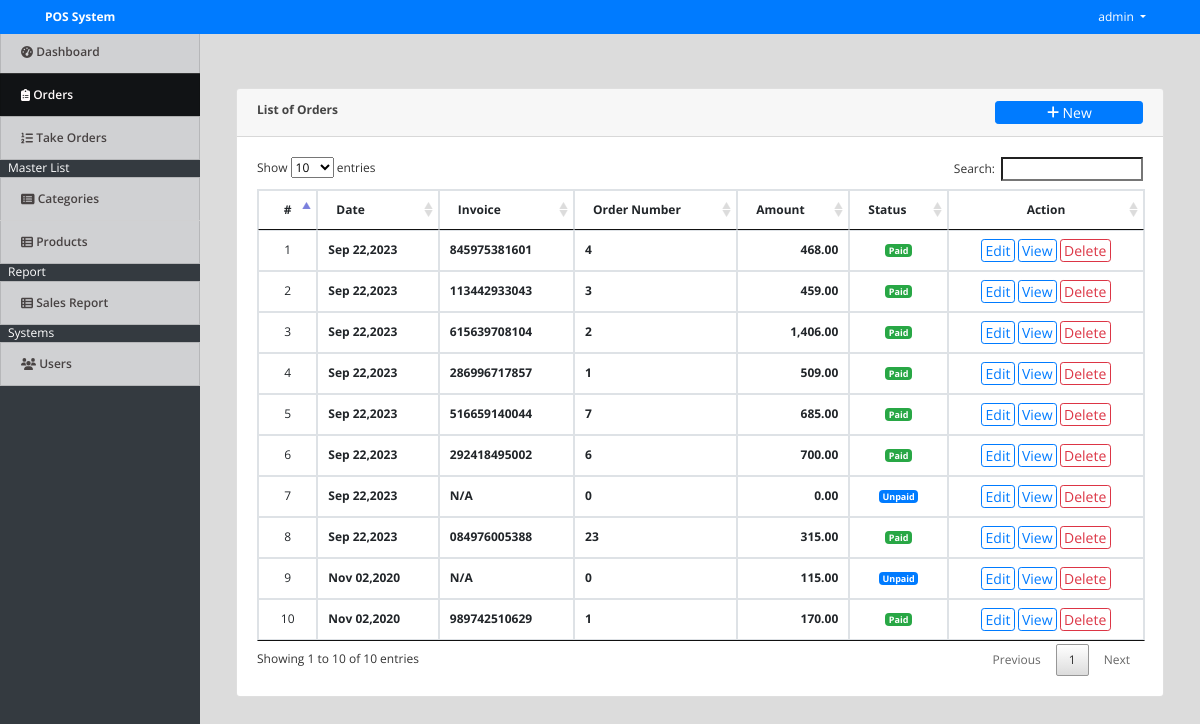
The page /index.php?page=orders (signed in) on the database its author committed.
### tables this page shows
CREATE TABLE `orders` (
  `id` int(11) NOT NULL,
  `ref_no` varchar(50) NOT NULL,
  `total_amount` float NOT NULL,
  `amount_tendered` float NOT NULL,
  `order_number` int(30) NOT NULL,
  `date_created` datetime NOT NULL DEFAULT current_timestamp()
);

### orders.php (the view, shortened to what this page needs)
<?php include('db_connect.php');?>
<div class="container-fluid">
	<div class="col-lg-12">
		<div class="row">
			<div class="col-md-12">
				<div class="card">
					<div class="card-header">
						<b>List of Orders </b>
						<span class="float:right"><a class="btn btn-primary btn-block btn-sm col-sm-2 float-right" href="javascript:void(0)" id="new_order">
					<i class="fa fa-plus"></i> New
				</a></span>
					</div>
					<div class="card-body">
						<table class="table table-condensed table-bordered table-hover">
							<thead>
								<tr>
									<th class="text-center">#</th>
									<th class="">Date</th>
									<th class="">Invoice</th>
									<th class="">Order Number</th>
									<th class="">Amount</th>
									<th class="">Status</th>
									<th class="text-center">Action</th>
								</tr>
							</thead>
							<tbody>
								<?php
								$i = 1;
								$order = $conn->query("SELECT * FROM orders order by unix_timestamp(date_created) desc ");
								while($row=$order->fetch_assoc()):
								?>
								<tr>
									<td class="text-center"><?php echo $i++ ?></td>
									<td>
										<p> <b><?php echo date("M d,Y",strtotime($row['date_created'])) ?></b></p>
									</td>
									<td>
										<p> <b><?php echo $row['amount_tendered'] > 0 ? $row['ref_no'] : 'N/A' ?></b></p>
									</td>
									<td>
										<p> <b><?php echo $row['order_number'] ?></b></p>
									</td>
									<td>
										<p class="text-right"> <b><?php echo number_format($row['total_amount'],2) ?></b></p>
									</td>
									<td class="text-center">
										<?php if($row['amount_tendered'] > 0): ?>
											<span class="badge badge-success">Paid</span>
										<?php else: ?>
											<span class="badge badge-primary">Unpaid</span>
										<?php endif; ?>
									</td>
									<td class="text-center">
										<button class="btn btn-sm btn-outline-primary " type="button" onclick="location.href='billing/index.php?id=<?php echo $row['id'] ?>'" data-id="<?php echo $row['id'] ?>" >Edit</button>
										<button class="btn btn-sm btn-outline-primary view_order" type="button" data-id="<?php echo $row['id'] ?>">View</button>
										<button class="btn btn-sm btn-outline-danger delete_order" type="button" data-id="<?php echo $row['id'] ?>">Delete</button>
									</td>
								</tr>
								<?php endwhile; ?>
							</tbody>
						</table>
					</div>
				</div>
			</div>
		</div>
	</div>
</div>

### index.php (shortened to what this page needs)
<!DOCTYPE html>
<html lang="en">
<head>
<?php
 include('./header.php');
 ?>
</head>
<body>
	<?php include 'topbar.php' ?>
	<?php include 'navbar.php' ?>
  <main id="view-panel" >
      <?php $page = isset($_GET['page']) ? $_GET['page'] :'home'; ?>
  	<?php include $page.'.php' ?>
  </main>
</body>
</html>

### header.php (shortened to what this page needs)
  <link rel="stylesheet" href="assets/font-awesome/css/all.min.css">
<link href="assets/vendor/bootstrap/css/bootstrap.min.css" rel="stylesheet">
<link href="assets/vendor/icofont/icofont.min.css" rel="stylesheet">
<link href="assets/vendor/boxicons/css/boxicons.min.css" rel="stylesheet">
<link href="assets/vendor/venobox/venobox.css" rel="stylesheet">
<link href="assets/vendor/animate.css/animate.min.css" rel="stylesheet">
<link href="assets/vendor/remixicon/remixicon.css" rel="stylesheet">
<link href="assets/vendor/owl.carousel/assets/owl.carousel.min.css" rel="stylesheet">
<link href="assets/vendor/bootstrap-datepicker/css/bootstrap-datepicker.min.css" rel="stylesheet">
<link href="assets/DataTables/datatables.min.css" rel="stylesheet">
<link href="assets/css/jquery.datetimepicker.min.css" rel="stylesheet">
<link href="assets/css/select2.min.css" rel="stylesheet">
<link href="assets/css/style.css" rel="stylesheet">
<link type="text/css" rel="stylesheet" href="assets/css/jquery-te-1.4.0.css">

### topbar.php (shortened to what this page needs)
<nav class="navbar navbar-light fixed-top bg-primary" style="padding:0">
  <div class="container-fluid mt-2 mb-2">
  	<div class="col-lg-12">
      <div class="col-md-4 float-left text-white">
        <large><b>POS System</b></large>
      </div>
	  	<div class="float-right">
        <div class=" dropdown mr-4">
            <a href="#" class="text-white dropdown-toggle"  id="account_settings" data-toggle="dropdown" aria-haspopup="true" aria-expanded="false"><?php echo $_SESSION['login_name'] ?> </a>
        </div>
      </div>
  </div>
</nav>

### navbar.php (shortened to what this page needs)
<nav id="sidebar" class='mx-lt-5 bg-dark' >
		<div class="sidebar-list">
				<a href="index.php?page=home" class="nav-item nav-home"><span class='icon-field'><i class="fa fa-tachometer-alt "></i></span> Dashboard</a>
				<a href="index.php?page=orders" class="nav-item nav-orders"><span class='icon-field'><i class="fa fa-clipboard-list "></i></span> Orders</a>
				<a href="billing/index.php" class="nav-item nav-takeorders"><span class='icon-field'><i class="fa fa-list-ol "></i></span> Take Orders</a>
				<?php if($_SESSION['login_type'] == 1): ?>
				<div class="mx-2 text-white">Master List</div>
				<a href="index.php?page=categories" class="nav-item nav-categories"><span class='icon-field'><i class="fa fa-list-alt "></i></span> Categories</a>
				<a href="index.php?page=products" class="nav-item nav-products"><span class='icon-field'><i class="fa fa-th-list "></i></span> Products</a>
				<?php endif; ?>
				<div class="mx-2 text-white">Report</div>
				<a href="index.php?page=sales_report" class="nav-item nav-sales_report"><span class='icon-field'><i class="fa fa-th-list"></i></span> Sales Report</a>
				<?php if($_SESSION['login_type'] == 1): ?>
				<div class="mx-2 text-white">Systems</div>
				<a href="index.php?page=users" class="nav-item nav-users"><span class='icon-field'><i class="fa fa-users "></i></span> Users</a>
			<?php endif; ?>
		</div>
</nav>

### assets/css/style.css (style rules this page uses)
body { font-family: "Open Sans", sans-serif; color: #444444; width: 100%; height: calc(100%); font-size: 12px; }
a { color: #1977cc; }
nav#sidebar { height: calc(100%); position: fixed; z-index: 99; left: 0; width: 200px; font-size: 12px; top: 2.5em; }
a.nav-item { position: relative; display: block; padding: .75rem 1.25rem; margin-bottom: -1px; border: 1px solid rgba(0,0,0,.125); background-color: #ffffffc4; color: #484343; font-weight: 600; }
a.nav-item:hover, .nav-item.active { background-color: #000000ad; color: #fffafa; }
main#view-panel { margin-left: 200px; width:calc(100% - 200px); margin-top: 2.8em; padding: .5em }
.btn-sm { padding: .0001rem .2rem; }

### index.php (style rules this page uses)
body { background: #80808045; }

### orders.php (style rules this page uses)
td { vertical-align: middle !important; }
td p { margin: unset }

### rows shown on the page
orders: date_created "Sep 22,2023", ref_no "845975381601", order_number "4", total_amount "468.00", amount_tendered "Paid"
orders: date_created "Sep 22,2023", ref_no "113442933043", order_number "3", total_amount "459.00", amount_tendered "Paid"
orders: date_created "Sep 22,2023", ref_no "615639708104", order_number "2", total_amount "1,406.00", amount_tendered "Paid"
orders: date_created "Sep 22,2023", ref_no "286996717857", order_number "1", total_amount "509.00", amount_tendered "Paid"
orders: date_created "Sep 22,2023", ref_no "516659140044", order_number "7", total_amount "685.00", amount_tendered "Paid"
orders: date_created "Sep 22,2023", ref_no "292418495002", order_number "6", total_amount "700.00", amount_tendered "Paid"
orders: date_created "Sep 22,2023", amount_tendered "N/A", order_number "0", total_amount "0.00"
orders: date_created "Sep 22,2023", ref_no "084976005388", order_number "23", total_amount "315.00", amount_tendered "Paid"
orders: date_created "Nov 02,2020", amount_tendered "N/A", order_number "0", total_amount "115.00"
orders: date_created "Nov 02,2020", ref_no "989742510629", order_number "1", total_amount "170.00", amount_tendered "Paid"

### other values the page prints
$_SESSION['login_name'] "admin"
